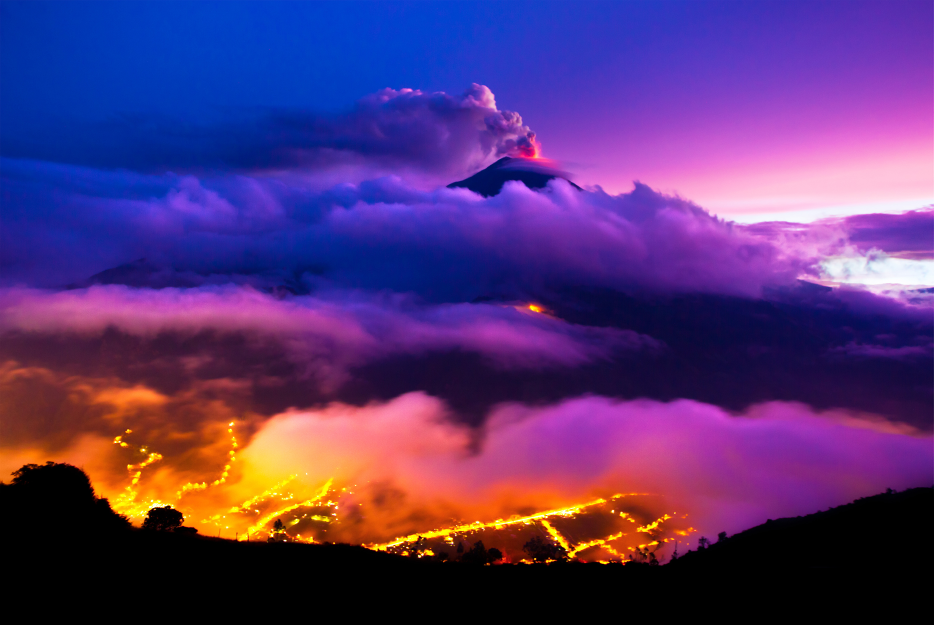
#> input picture Chapter131/testImg.jpg, 2800 x 1875 px (shown at 1/3 size)
$ jupyter execute Chapter131.ipynb
#> lines starting #> are read from the running program, lines starting #| are printed output that depends on the picture
[cell 1]
# Chapter 1.3.1 Basic Operations on Images

import cv2
import numpy as np
from matplotlib import pyplot as plt

[cell 2]
img = cv2.imread('testImg.jpg')
#> img is the input picture: shape (1875, 2800, 3); mean B, G, R 115.6, 51.5, 86.5

[cell 3]
plt.imshow(img, cmap = 'gray', interpolation = 'bicubic')
#cmap은 이미지를 그레이로, interpolation은 부드러운 보간 방법 중 하나 조정
plt.xticks([]), plt.yticks([]) # to hide tick values on X and Y axis
plt.show()

[cell 4]
px = img[100,100]
#> px = [167, 48, 0]
print(px)
#| [167  48   0]

[cell 5]
img[100,100] = [255,255,255]
print (img[100,100])
#| [255 255 255]

[cell 6]
img.item(100,1000,2)
#> Out = 1

[cell 7]
img.itemset((100,1000,2),100)
img.item(100,1000,2)
#> Out = 100

[cell 8]
print(img.shape)
#| (1875, 2800, 3)

[cell 9]
print(img.size)
#| 15750000

[cell 10]
print(img.dtype)
#| uint8

[cell 11]
ball = img[280:340, 330:390]
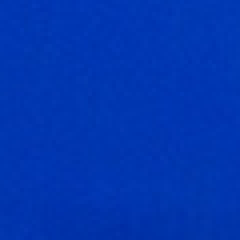
#> ball: shape (60, 60, 3) (shown 4 times larger); mean B, G, R 176, 53.8, 0.8
img[273:333, 100:160] = ball

[cell 12]
b,g,r = cv2.split(img)
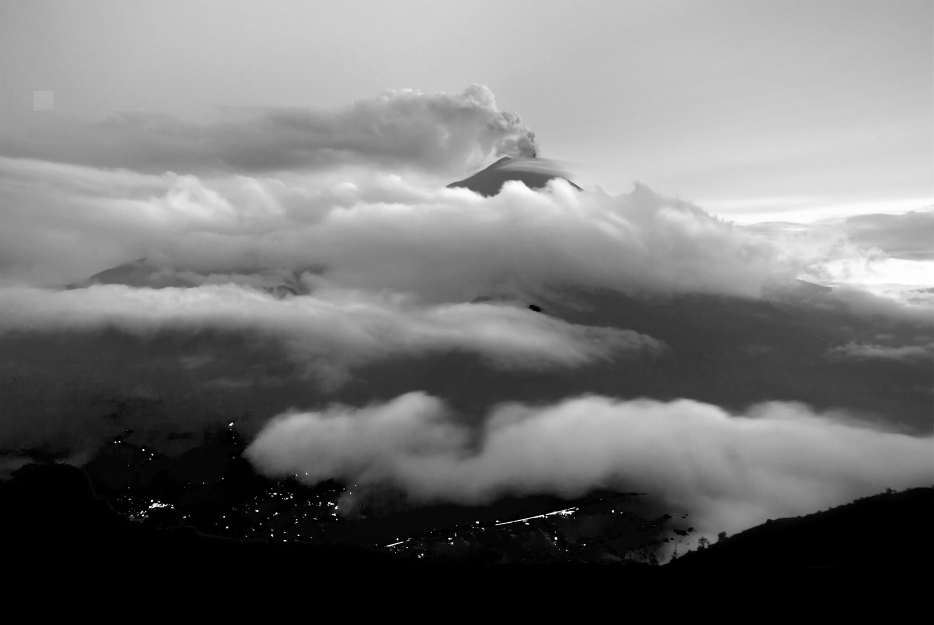
#> b: shape (1875, 2800) (shown at 1/3 size); min 0, max 255, mean 115.6
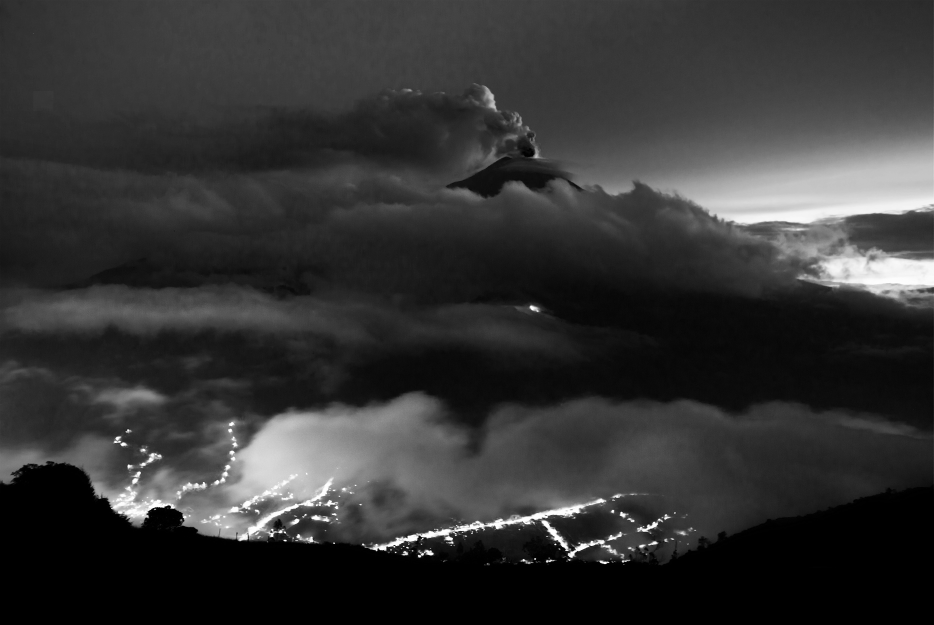
#> g: shape (1875, 2800) (shown at 1/3 size); min 0, max 255, mean 51.5
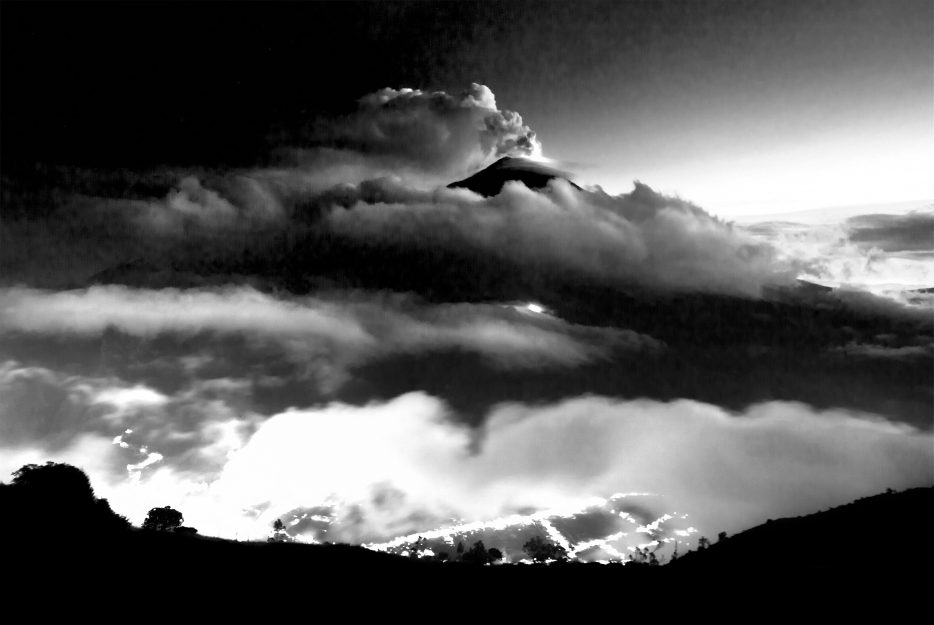
#> r: shape (1875, 2800) (shown at 1/3 size); min 0, max 255, mean 86.5
img = cv2.merge((b,g,r))

[cell 13]
img[:,:,2] = 0
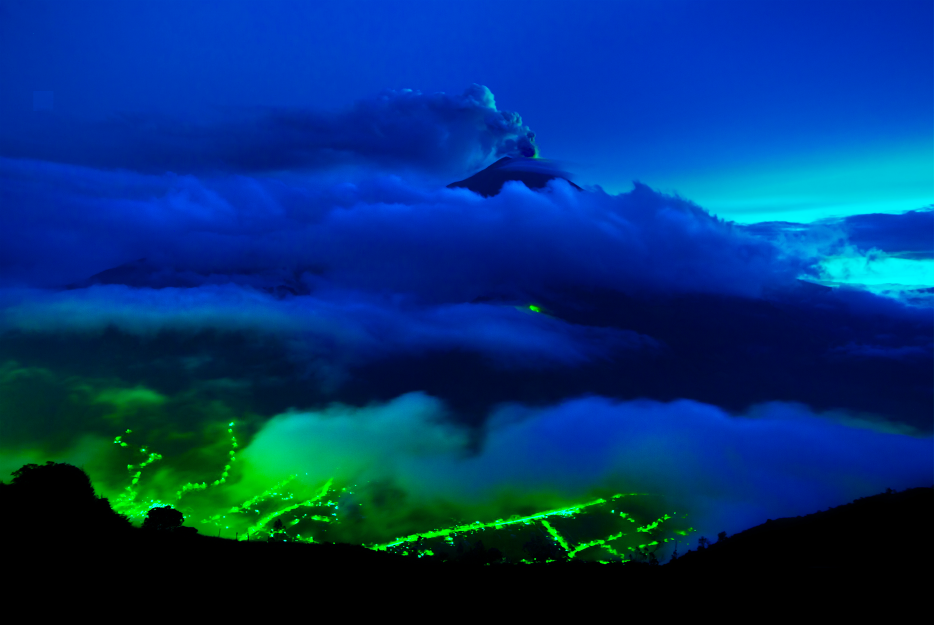
#> img: shape (1875, 2800, 3) (shown at 1/3 size); mean B, G, R 115.6, 51.5, 0

[cell 14]
img[600:800, 600:1000] = [0,0,0]

[cell 15]
BLUE = [255,0,0]
img1 = cv2.imread('testImg.jpg')
replicate = cv2.copyMakeBorder(img1,10,10,10,10,cv2.BORDER_REPLICATE)
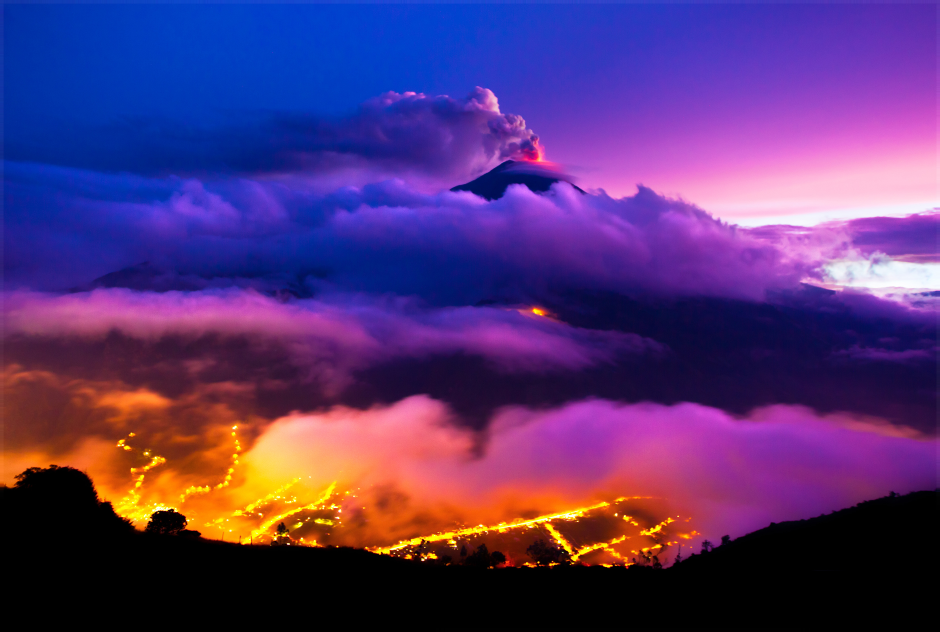
#> replicate: shape (1895, 2820, 3) (shown at 1/3 size); mean B, G, R 115.4, 51.3, 85.8
reflect = cv2.copyMakeBorder(img1,10,10,10,10,cv2.BORDER_REFLECT)
reflect101 = cv2.copyMakeBorder(img1,10,10,10,10,cv2.BORDER_REFLECT_101)
wrap = cv2.copyMakeBorder(img1,10,10,10,10,cv2.BORDER_WRAP)
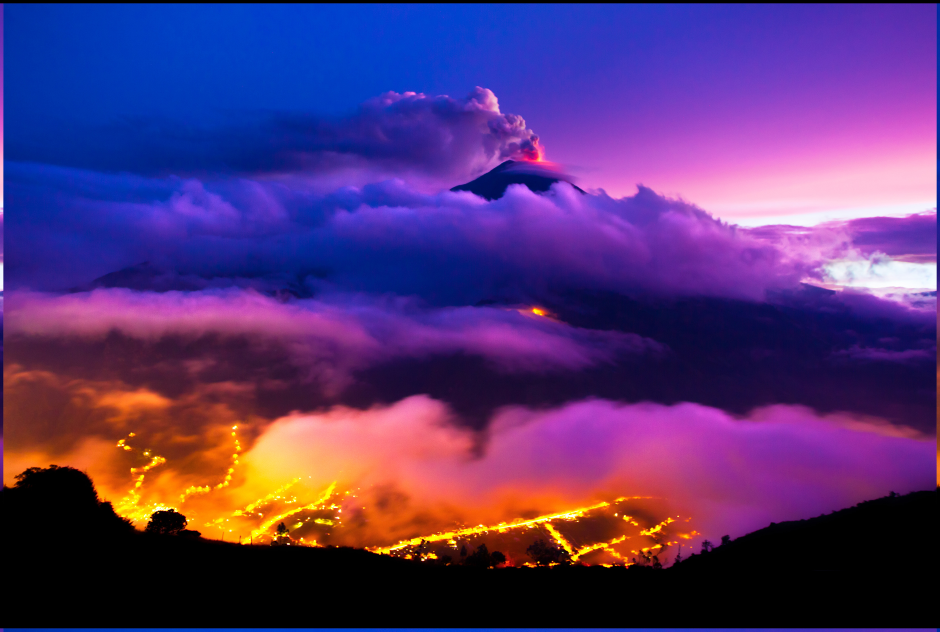
#> wrap: shape (1895, 2820, 3) (shown at 1/3 size); mean B, G, R 115.4, 51.3, 85.7
constant= cv2.copyMakeBorder(img1,10,10,10,10,cv2.BORDER_CONSTANT,value=BLUE)
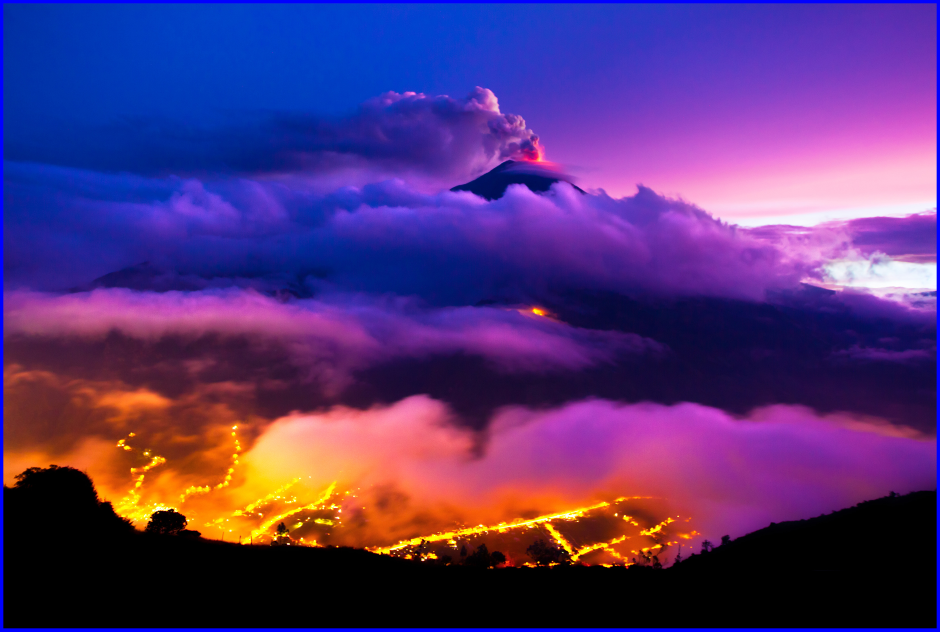
#> constant: shape (1895, 2820, 3) (shown at 1/3 size); mean B, G, R 118.1, 50.6, 85
plt.subplot(231),plt.imshow(img1,'gray'),plt.title('ORIGINAL')
plt.subplot(232),plt.imshow(replicate,'gray'),plt.title('REPLICATE')
plt.subplot(233),plt.imshow(reflect,'gray'),plt.title('REFLECT')
plt.subplot(234),plt.imshow(reflect101,'gray'),plt.title('REFLECT_101')
plt.subplot(235),plt.imshow(wrap,'gray'),plt.title('WRAP')
plt.subplot(236),plt.imshow(constant,'gray'),plt.title('CONSTANT')
# 아래 화면에 출력
plt.show()
#> figure, not shown here; B, G, R data is drawn as R, G, B

[cell 16]
cv2.namedWindow('test1', cv2.WINDOW_NORMAL)
# 이미지를 윈도우에 표시(새창으로 띄움)
cv2.imshow('image',img)
cv2.waitKey(0)
cv2.destroyAllWindows()
# 두번째 인자로 들어온 이미지를, 첫번째 인자의 이름으로 파일 저장
cv2.imwrite('messigray.png',img)
#> Out = True
